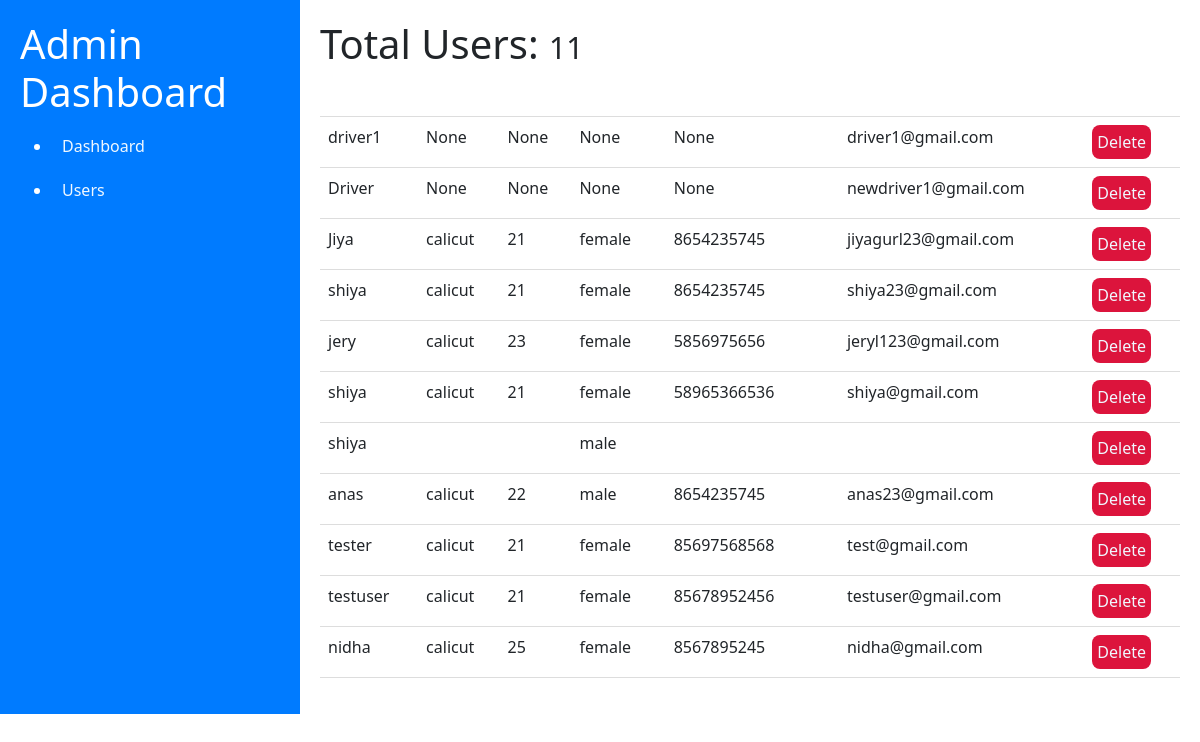
The app's page /admin_dashboard (signed in), older data.
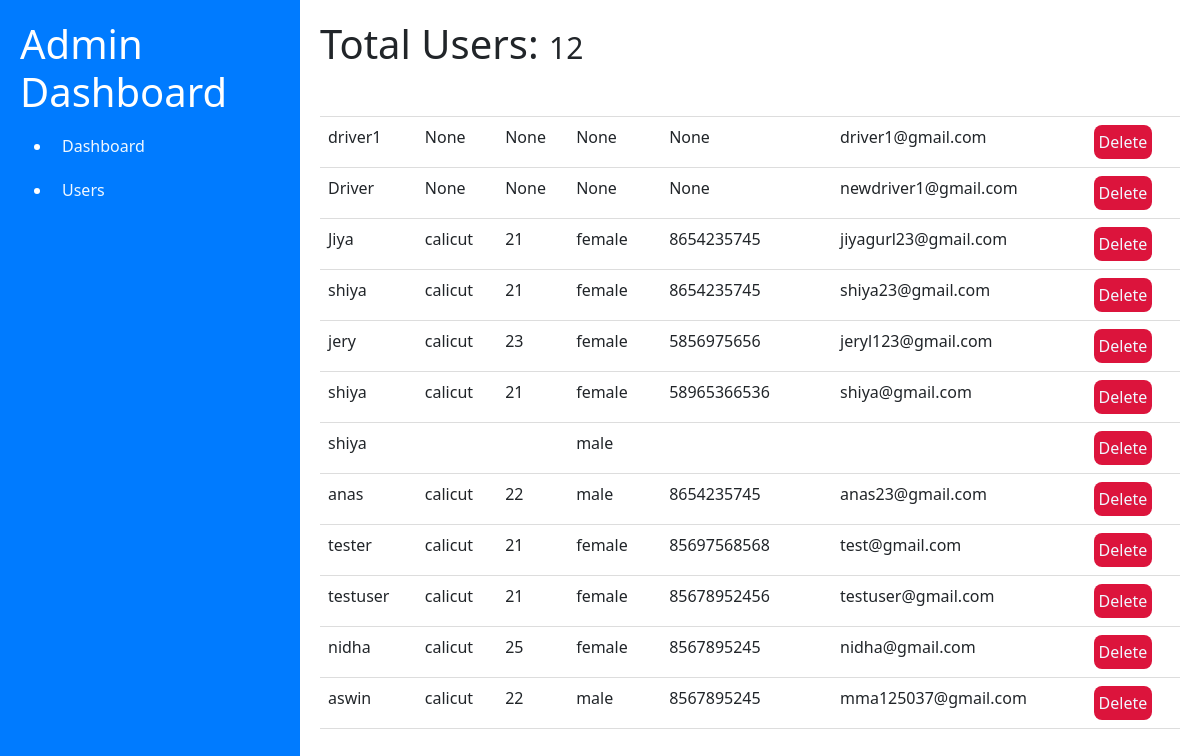
The same page, newer data.
### app.py (models this page shows, shortened)
class User(db.Model):
    id = db.Column(db.Integer, primary_key=True)
    name = db.Column(db.String(100), nullable=False)
    email = db.Column(db.String(100), unique=True)
    password = db.Column(db.String(100))
    age = db.Column(db.Integer)
    gender = db.Column(db.String(10))  # Assuming gender is a string ('male', 'female', 'others')
    place = db.Column(db.String(100))
    phone_number = db.Column(db.String(15))  # Assuming a basic phone number format

### app.py (the view)
@app.route('/admin_dashboard')
def admin_dashboard():
    if 'admin_id' not in session:
        flash('You do not have access to the admin dashboard.', 'danger')
        return redirect(url_for('homepage'))
    total_users = User.query.count()
    users = User.query.all()
    return render_template('admin_dashboard.html', users=users, total_users=total_users)

### templates/admin_dashboard.html (shortened to what this page needs)
<!DOCTYPE html>
<html lang="en">
<head>
    <link rel="stylesheet" href="https://cdn.jsdelivr.net/npm/bootstrap@5.2.3/dist/css/bootstrap.min.css">
</head>
<body>
    <div class="container-fluid">
        <div class="row">
            <div class="col-md-3 sidebar">
                <h1>Admin Dashboard</h1>
                <ul>
                    <li ><a href="{{url_for('admin_dashboard')}}" style="color: aliceblue;">Dashboard</a></li>
                    <li  ><a href="{{url_for('admin_dashboard')}}" style="color: aliceblue;">Users</a></li>
                </ul>
            </div>
            <div class="col-md-9 content">
                <h1>Total Users: <span id="user-count">{{ total_users }}</span></h1>
                <table class="table">
                    <thead>
                        <tr>
                            <th>Name</th>
                            <th>Place</th>
                            <th>Age</th>
                            <th>Gender</th>
                            <th>Phone Number</th>
                            <th>Email</th>
                            <th>Actions</th>
                        </tr>
                    </thead>
                    <tbody>
                        {% for user in users %}
                        <tr>
                            <td>{{ user.name }}</td>
                            <td>{{ user.place }}</td>
                            <td>{{ user.age }}</td>
                            <td>{{ user.gender }}</td>
                            <td>{{ user.phone_number }}</td>
                            <td>{{user.email}}</td>
                            <td><button  style="background-color: crimson; border: none; border-radius: 8px; padding: 5px; "><a href="{{ url_for('delete_user', user_id=user.id) }}" style="text-decoration: none; color: aliceblue;"">Delete</a></button></td>
                        </tr>
                        {% endfor %}
                    </tbody>
                </table>
            </div>
        </div>
    </div>
</body>
</html>

### templates/admin_dashboard.html (style rules this page uses)
.sidebar { background-color: #007bff; color: white; padding: 20px; }
.sidebar a { display: block; padding: 10px; text-decoration: none; }
.content { padding: 20px; }
#user-count { font-size: 30px; animation: counting 3s linear infinite; }
table { border-collapse: collapse; width: 100%; }
th, td { padding: 8px; text-align: left; border-bottom: 1px solid #ddd; }
th { background-color: #007bff; color: white; }

Row changes from the older to the newer data that the page shows:
added User: name "aswin", place "calicut", age "22", gender "male", phone_number "8567895245", email "mma125037@gmail.com"
Text that changed along with them:
{{ total_users }}: "11" → "12"
